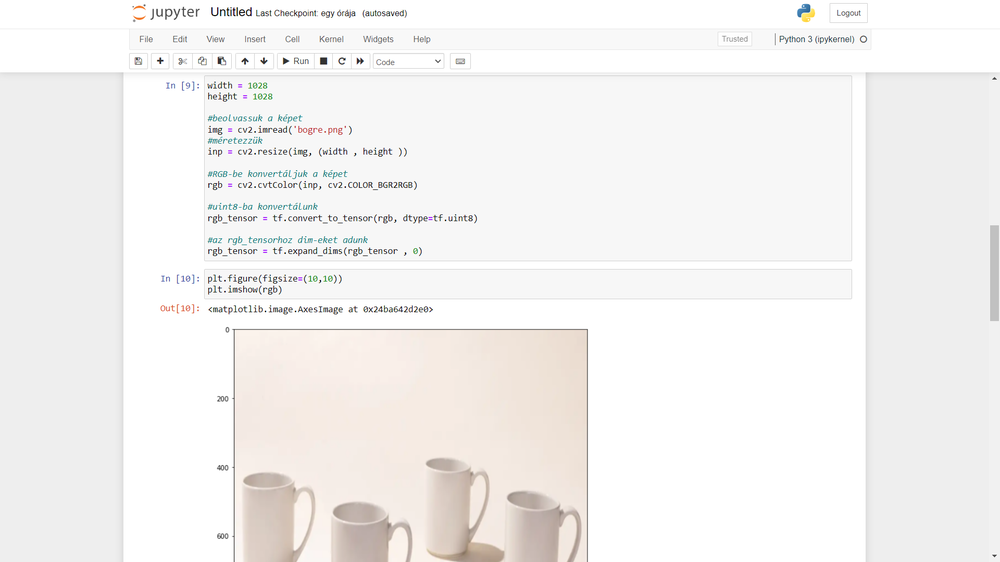
//> input picture kepfel/documentation/pic.png, 1000 x 562 px, shrunk from 1920 x 1080 before the run, given in place of sas.avi, which was not available
$ ./savkizaras   (built with g++ and OpenCV 4)
//> lines starting //> are read from the running program, lines starting //| are printed output that depends on the picture; after the words box and inside, x2 and y2 are one past the last pixel; in counts of white or black regions, pixels touching at a corner belong together; pictures that were not available may be replaced by others from this repository, and a replacement may not be noted
/**
A vide� r�szlet az al�bbi c�mr�l van
https://www.youtube.com/watch?v=thEkFMaB5CA
*/

#include <iostream>
#include <string>
#include <algorithm>
#include <opencv2/core.hpp>
#include <opencv2/highgui.hpp>
#include <opencv2/imgproc.hpp>

using namespace std;
using namespace cv;

int main() {

	VideoCapture cap;
	cap.open("sas.avi");

	if (!cap.isOpened()) {
		cout << "error" << endl;
		return -1;
	}

	Mat img, gray, mask, dest;
	while (1) {
		cap >> img;
//> img is the input picture: 562 rows x 1000 cols, CV_8UC3; mean B, G, R 240.9, 242, 243.5
		if (img.empty())
			break;

		cvtColor(img, gray, COLOR_BGR2GRAY);
		inRange(gray, 100, 155, mask);
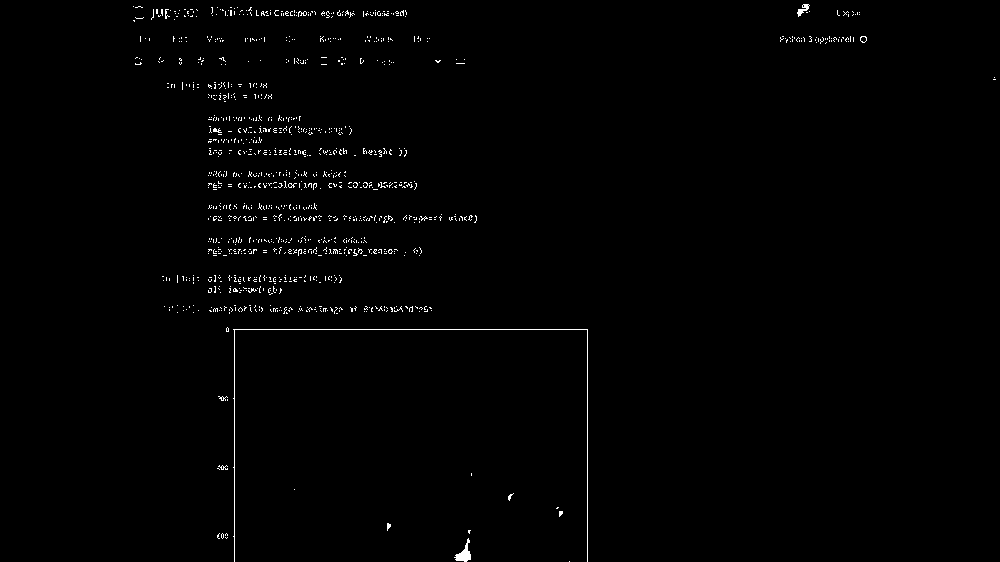
//> mask: 562 rows x 1000 cols, CV_8UC1; 0.91% white in thin lines or dots, all inside (x1, y1, x2, y2) = (133, 4, 996, 562)

		dest = img.clone();
		medianBlur(mask, mask, 5);
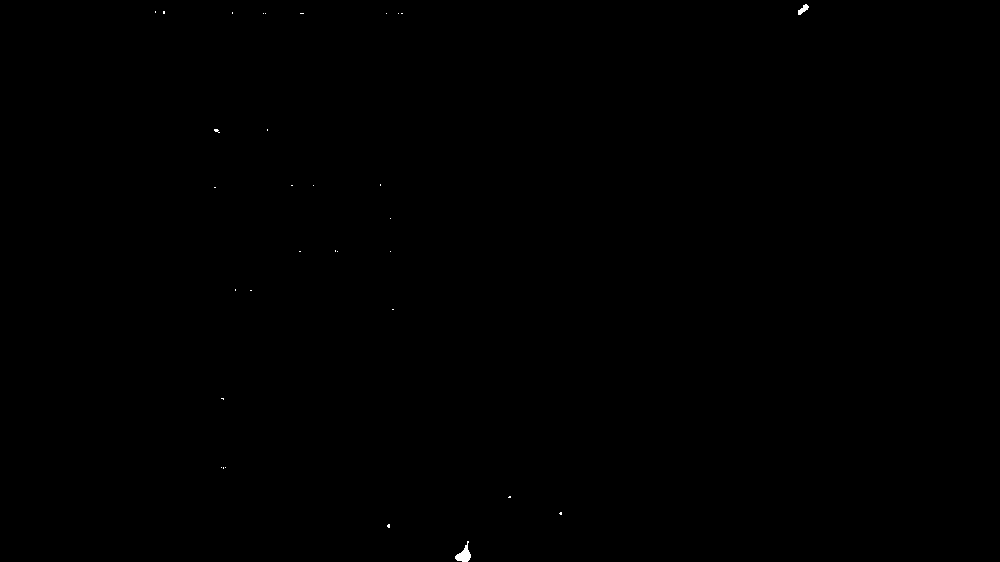
//> mask: 562 rows x 1000 cols, CV_8UC1; 0.06% white; 32 white regions (30 under 20 px), largest, box (x1, y1, x2, y2) and area: (455, 541, 471, 562) 164, (798, 4, 809, 15) 61
		dest.setTo(0, mask);
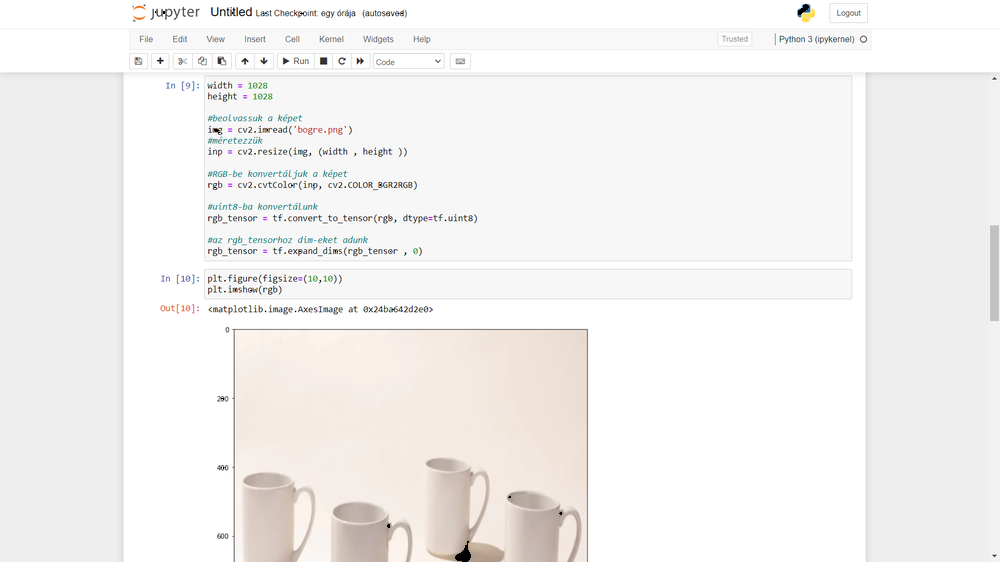
//> dest: 562 rows x 1000 cols, CV_8UC3; 0.06% of pixels changed, all inside (x1, y1, x2, y2) = (155, 4, 809, 562)

		imshow("src", img);
		imshow("dest", dest);

		waitKey(200);
	}
	waitKey(0);

	return 0;
}

$ run again, on kepfel/documentation/holvanminden.png
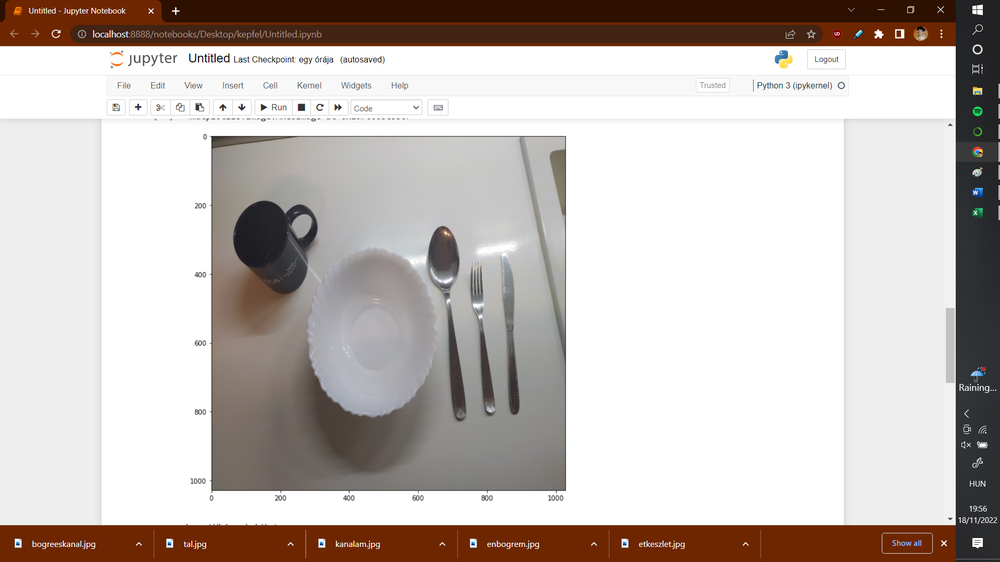
//> input picture kepfel/documentation/holvanminden.png, 1000 x 562 px, shrunk from 1920 x 1080 before the run, given in place of sas.avi, which was not available
//> img is the input picture: 562 rows x 1000 cols, CV_8UC3; mean B, G, R 182.1, 186.5, 194.7
//> `medianBlur(mask, mask, 5);`:
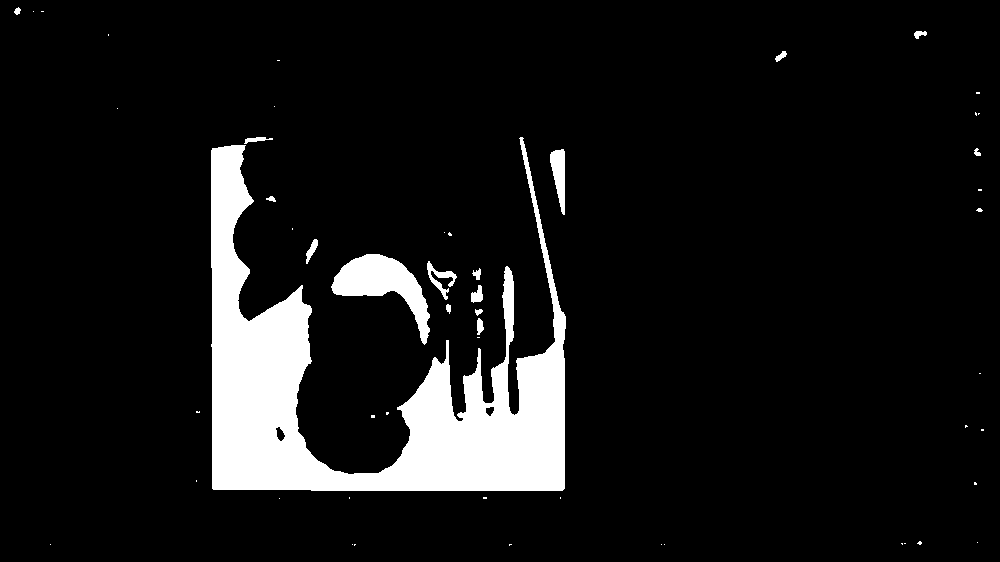
//> mask: 562 rows x 1000 cols, CV_8UC1; 9% white; 53 white regions (37 under 20 px), largest, box (x1, y1, x2, y2) and area: (211, 137, 566, 491) 44966, (331, 254, 430, 345) 3462, (550, 149, 565, 215) 631
//> `dest.setTo(0, mask);`:
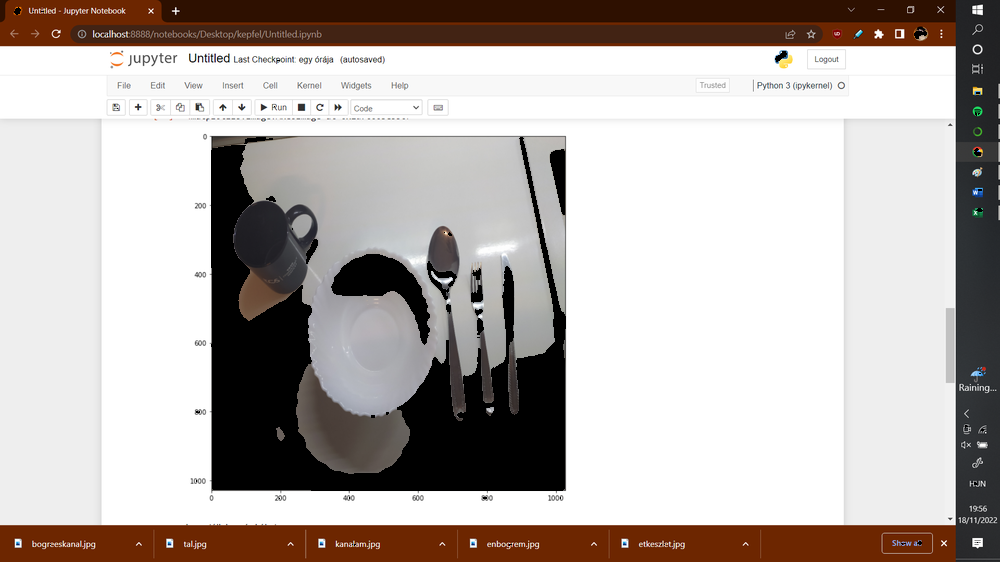
//> dest: 562 rows x 1000 cols, CV_8UC3; 8.97% of pixels changed, all inside (x1, y1, x2, y2) = (14, 7, 984, 546)
